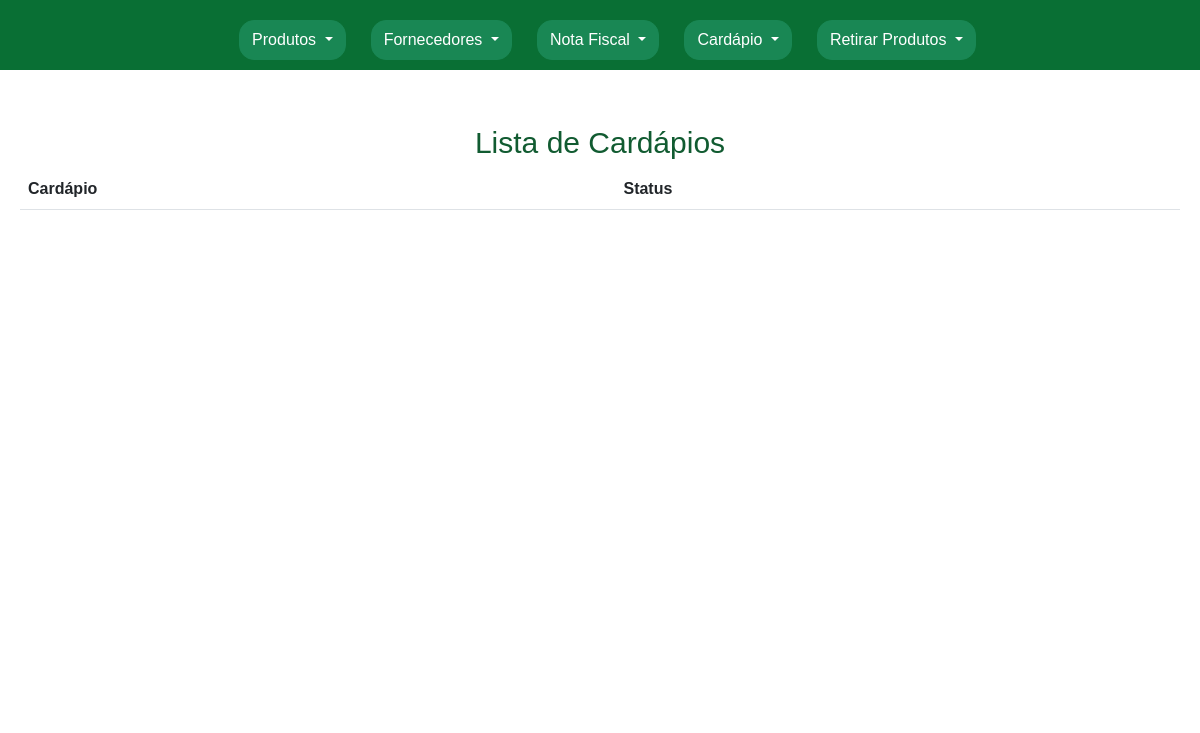
Page /listar-cardapios.php on the earlier database version.
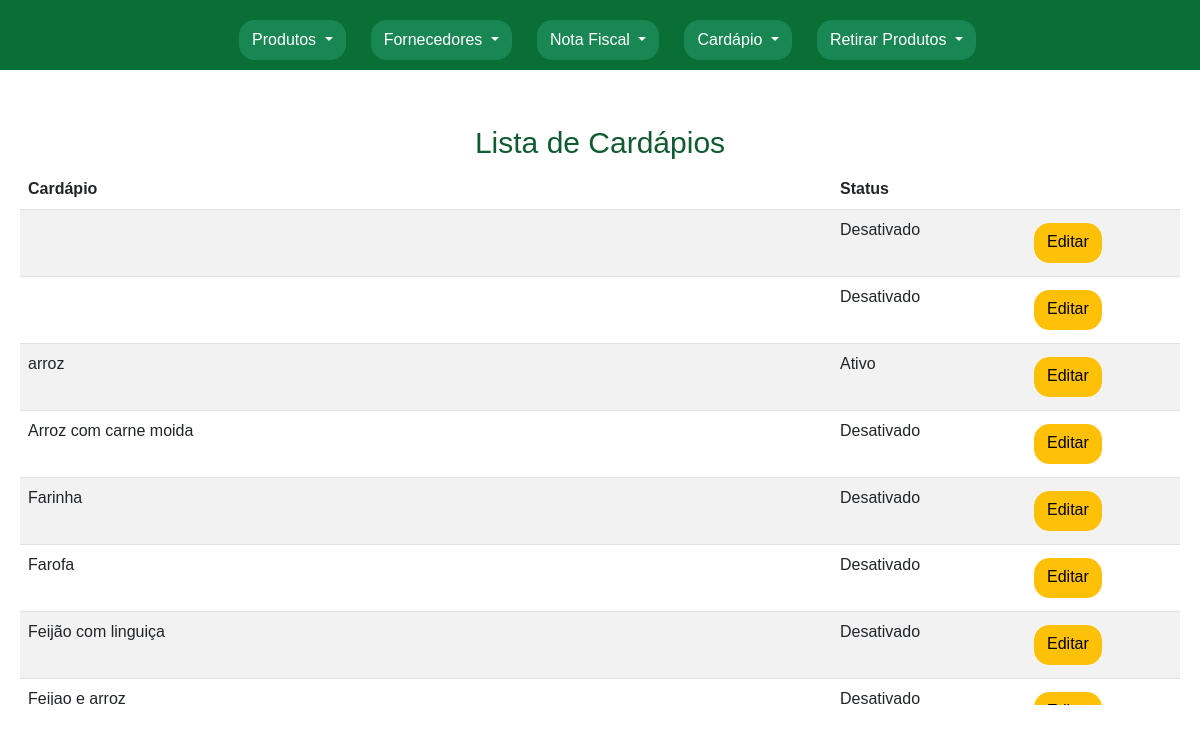
Same page on the later database version.
### tables this page shows
CREATE TABLE IF NOT EXISTS `cardapio` (
  `id_cardapio` int(11) NOT NULL AUTO_INCREMENT,
  `status` tinyint(1) NOT NULL DEFAULT '0',
  `nome_cardapio` varchar(100) NOT NULL,
  PRIMARY KEY (`id_cardapio`) USING BTREE
);

### cardapio/Cardapio.php (called while the page is built, shortened)
<?php
class Cardapio{
    public function exibir_cardapio(){
        global $db;
        $exibir_cardapio = array();
        $sql = "SELECT * FROM cardapio ORDER BY nome_cardapio";
        $sql = $db->prepare($sql);
        $sql->execute();
        if($sql->rowCount() > 0){
            $exibir_cardapio = $sql->fetchAll();
        }
        return $exibir_cardapio;
    }
}
?>

### listar-cardapios.php (the view, shortened to what this page needs)
<?php
require_once "config.php";
require_once "./cardapio/Cardapio.php";
$cardapio = new Cardapio;
$cardapios = $cardapio->exibir_cardapio();
?>
<!DOCTYPE html>
<html lang="en">
<head>
    <link href="https://cdn.jsdelivr.net/npm/bootstrap@5.2.0/dist/css/bootstrap.min.css" rel="stylesheet">
    <link rel="stylesheet" href="./css/datatable.css">
    <link rel="stylesheet" href="./css/paginas.css">
    <link rel="stylesheet" href="./css/cardapio.css">
</head>
<body>
    <div class="menu">
        <?php require_once "./menu.php";?>
    </div>
    <div class="fundo">
        <h1>Lista de Cardápios</h1>
        <div class="listaCardapio">
            <table class="table table-striped" id="myTable">
                <thead>
                    <th>Cardápio</th>
                    <th>Status</th>
                    <th></th>
                </thead>
                <tbody id="cardapios">
                    <?php foreach($cardapios as $cardapio):?>
                        <tr>
                            <td style="width:70%"><?php echo $cardapio['nome_cardapio'] ?></td>
                            <td style="width:15%"><?php echo($cardapio['status']==0?"Desativado":"Ativo") ?></td>
                            <td>
                                <a href="cardapio/editar-cardapio.php?id=<?php echo $cardapio['id_cardapio']?>" class="btn btn-warning">Editar</a>
                            </td>
                        </tr>
                    <?php endforeach;?>
                </tbody>
            </table>
        </div>
    </div>
</body>
</html>

### menu.php (shortened to what this page needs)
<div class="dropdown">
        <button class="btn btn-success btn-secondary dropdown-toggle" type="button" data-bs-toggle="dropdown" aria-expanded="false">
            Produtos
        </button>
</div>
<div class="dropdown">
<button class="btn btn-success btn-secondary dropdown-toggle" type="button" data-bs-toggle="dropdown" aria-expanded="false">
            Fornecedores
        </button>
</div>
<div class="dropdown">
<button class="btn btn-success btn-secondary dropdown-toggle" type="button" data-bs-toggle="dropdown" aria-expanded="false">
            Nota Fiscal
        </button>
</div>
<div class="dropdown">
<button class="btn btn-success btn-secondary dropdown-toggle" type="button" data-bs-toggle="dropdown" aria-expanded="false">
            Cardápio
        </button>
</div>
<div class="dropdown">
<button class="btn btn-success btn-secondary dropdown-toggle" type="button" data-bs-toggle="dropdown" aria-expanded="false">
            Retirar Produtos
        </button>
</div>

### css/paginas.css (style rules this page uses)
body { background-color: #ffffff; padding: 0; margin: 0; font-family: Arial, Helvetica, sans-serif; }
.menu { background-color:#096F34 ; list-style: none; height: 70px; display: flex; justify-content: center; }
.btn { height: 40px; margin: 5px; border-radius: 15px; }
.dropdown { margin-top: 15px; }
.fundo { background-color: rgb(255, 255, 255); height: 80vh; border-radius: 5px; padding: 20px; overflow: auto; width: 96%; margin: auto; }

### css/cardapio.css (style rules this page uses)
body { padding: 0; margin: 0; font-family: Arial, Helvetica, sans-serif; }
.menu { background-color:#096F34 ; list-style: none; height: 70px; display: flex; justify-content: center; }
.btn { height: 40px; margin-left: 20px; border-radius: 15px; }
.dropdown { margin-top: 15px; }
.fundo { background-color: rgb(255, 255, 255); height: 600px; border-radius: 30px; overflow: auto; width: 1200px; margin: auto; margin-top: 35px; padding: 20px; color: #115B31; }
h1 { font-size: 30px; text-align: center; }

Differences in the rows shown:
added cardapio: status "Desativado"
added cardapio: status "Desativado"
added cardapio: nome_cardapio "arroz", status "Ativo"
added cardapio: nome_cardapio "Arroz com carne moida", status "Desativado"
added cardapio: nome_cardapio "Farinha", status "Desativado"
added cardapio: nome_cardapio "Farofa", status "Desativado"
added cardapio: nome_cardapio "Feijão com linguiça", status "Desativado"
added cardapio: nome_cardapio "Feijao e arroz", status "Desativado"
